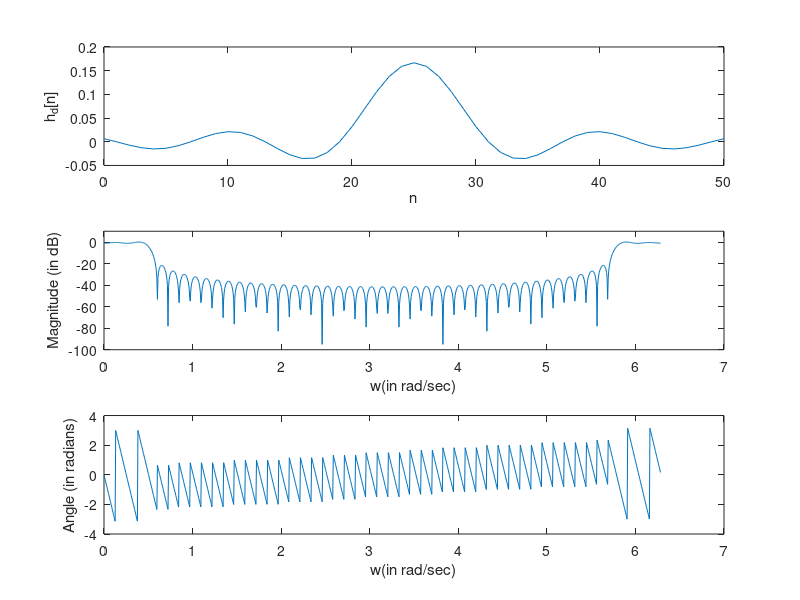
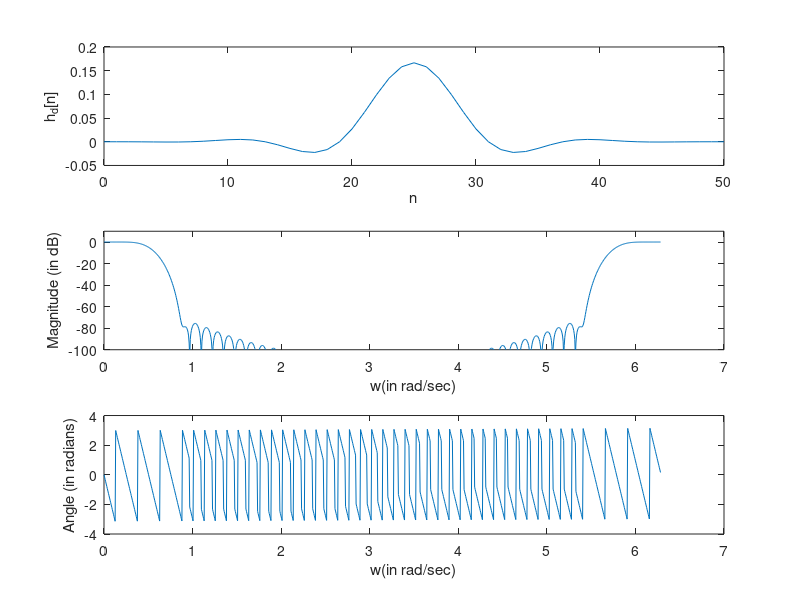
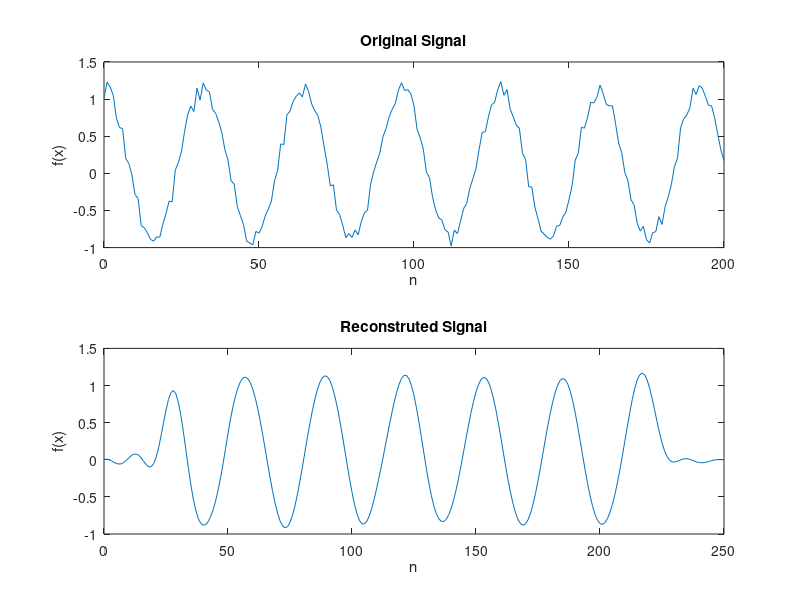
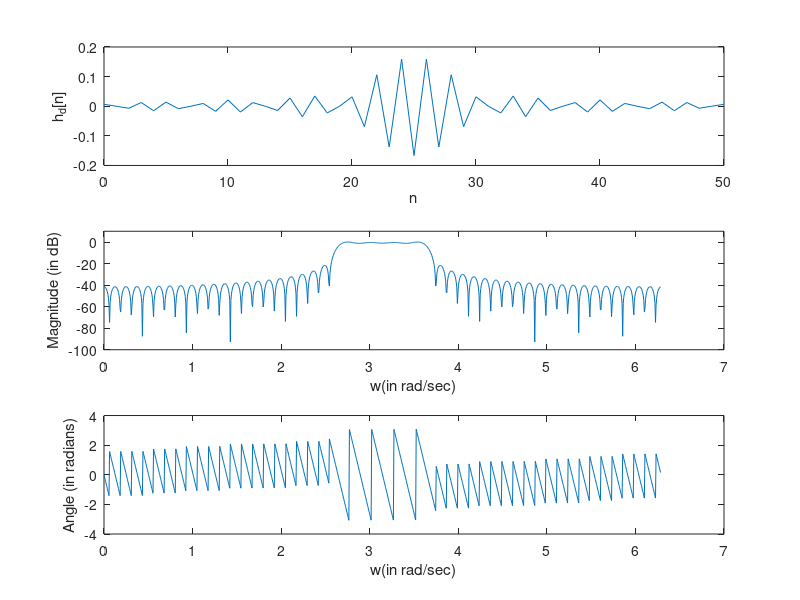

Write the MATLAB code that produced these figures, in order.
%part(b)
n1 = 0:24;
h1 = (sin((pi*(n1-25))/6))./(pi*(n1-25));       % time domain function of H_d(z)
hd1 = [h1,1/6];
n2 = 26:50;
h2 = (sin((pi*(n2-25))/6))./(pi*(n2-25));
hd1 = [hd1,h2];
y = fft(hd1,1001);                              % performing fft
high = max(y);
y1 = y/high;                                    % normalizing
x = linspace(0,2*pi,1001);
% plotting
figure;
subplot(3,1,1);
plot([0:50],hd1);
xlabel('n');
ylabel('h_{d}[n]');
subplot(3,1,2);
plot(x,mag2db(abs(y1)));
xlabel('w(in rad/sec)');
ylabel('Magnitude (in dB)');
ylim([-100,10]);
subplot(3,1,3);
plot(x,angle(y));
xlabel('w(in rad/sec)');
ylabel('Angle (in radians)');

%part(c)
blackwin = blackman(51);    % declaring a blackman window
blackwin = blackwin.';      % takign transpose
hd2 = hd1.*blackwin;        % new filter
y = fft(hd2,1001);          % performing fft
high = max(y);
y1 = y/high;                % normalising by dividing with the max value
x = linspace(0,2*pi,1001);
% plotting
figure;
subplot(3,1,1);
plot([0:50],hd2);
xlabel('n');
ylabel('h_{d}[n]');
subplot(3,1,2);
plot(x,mag2db(abs(y1)));
xlabel('w(in rad/sec)');
ylabel('Magnitude (in dB)');
ylim([-100,10]);
subplot(3,1,3);
plot(x,angle(y));
xlabel('w(in rad/sec)');
ylabel('Angle (in radians)');


%part(e)
n = 0:200;
% x = cos(pi*n/16) + 0.25*sin(pi*n/2);        % original function
x = cos(pi*n/16) + 0.25*rand(1,201);
y3 = conv(x,hd1);                           % convolving with the filter
% Plotting
figure;
subplot(2,1,1);
plot(n,x);
xlabel('n');
ylabel('f(x)');
title('Original Signal');
subplot(2,1,2);
plot([0:length(y3)-1],y3);
xlabel('n');
ylabel('f(x)');
title('Reconstruted Signal');


% part(f)
n = 0:50;
mult = cos(n*pi);           % creating a array with alternating 1 and -1
hd3 = mult.*hd1;            % multiplying the above array with 
y = fft(hd3,1001);          % performing fft
high = max(y);  
y1 = y/high;                % normalizing
x = linspace(0,2*pi,1001);  
% plotting
figure;
subplot(3,1,1);
plot([0:50],hd3);
xlabel('n');
ylabel('h_{d}[n]');
subplot(3,1,2);
plot(x,mag2db(abs(y1)));
xlabel('w(in rad/sec)');
ylabel('Magnitude (in dB)');
ylim([-100,10]);
subplot(3,1,3);
plot(x,angle(y));
xlabel('w(in rad/sec)');
ylabel('Angle (in radians)');
% This is a high pass filter